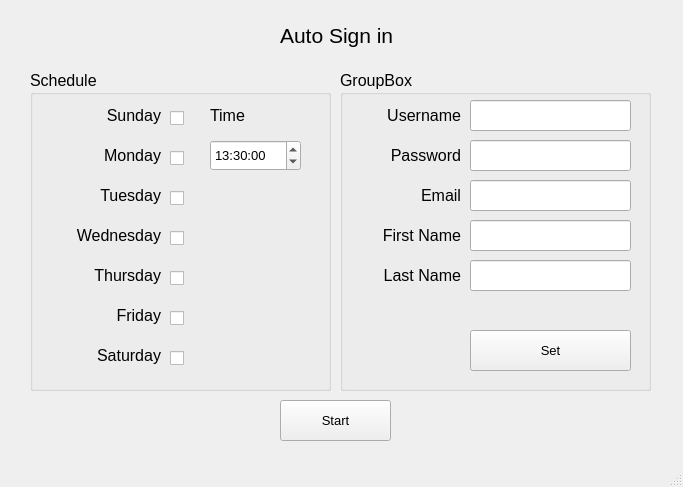
<?xml version="1.0" encoding="UTF-8"?>
<ui version="4.0">
 <class>MainWindow</class>
 <widget class="QMainWindow" name="MainWindow">
  <property name="geometry">
   <rect>
    <x>0</x>
    <y>0</y>
    <width>683</width>
    <height>487</height>
   </rect>
  </property>
  <property name="windowTitle">
   <string>MainWindow</string>
  </property>
  <widget class="QWidget" name="centralwidget">
   <widget class="QPushButton" name="pushButtonStart">
    <property name="geometry">
     <rect>
      <x>280</x>
      <y>400</y>
      <width>111</width>
      <height>41</height>
     </rect>
    </property>
    <property name="font">
     <font>
      <pointsize>10</pointsize>
     </font>
    </property>
    <property name="text">
     <string>Start</string>
    </property>
   </widget>
   <widget class="QLabel" name="label_9">
    <property name="geometry">
     <rect>
      <x>280</x>
      <y>20</y>
      <width>121</width>
      <height>31</height>
     </rect>
    </property>
    <property name="font">
     <font>
      <pointsize>16</pointsize>
     </font>
    </property>
    <property name="text">
     <string>Auto Sign in</string>
    </property>
    <property name="alignment">
     <set>Qt::AlignLeading|Qt::AlignLeft|Qt::AlignVCenter</set>
    </property>
   </widget>
   <widget class="QGroupBox" name="groupBoxSchedule">
    <property name="geometry">
     <rect>
      <x>30</x>
      <y>70</y>
      <width>301</width>
      <height>321</height>
     </rect>
    </property>
    <property name="font">
     <font>
      <pointsize>12</pointsize>
     </font>
    </property>
    <property name="title">
     <string>Schedule</string>
    </property>
    <widget class="QCheckBox" name="checkBoxSaturday">
     <property name="geometry">
      <rect>
       <x>140</x>
       <y>280</y>
       <width>16</width>
       <height>17</height>
      </rect>
     </property>
     <property name="font">
      <font>
       <pointsize>12</pointsize>
      </font>
     </property>
     <property name="text">
      <string/>
     </property>
    </widget>
    <widget class="QLabel" name="label_6">
     <property name="geometry">
      <rect>
       <x>20</x>
       <y>230</y>
       <width>111</width>
       <height>31</height>
      </rect>
     </property>
     <property name="font">
      <font>
       <pointsize>12</pointsize>
      </font>
     </property>
     <property name="text">
      <string>Friday</string>
     </property>
     <property name="alignment">
      <set>Qt::AlignRight|Qt::AlignTrailing|Qt::AlignVCenter</set>
     </property>
    </widget>
    <widget class="QCheckBox" name="checkBoxFriday">
     <property name="geometry">
      <rect>
       <x>140</x>
       <y>240</y>
       <width>16</width>
       <height>17</height>
      </rect>
     </property>
     <property name="font">
      <font>
       <pointsize>12</pointsize>
      </font>
     </property>
     <property name="text">
      <string/>
     </property>
    </widget>
    <widget class="QLabel" name="label_2">
     <property name="geometry">
      <rect>
       <x>20</x>
       <y>70</y>
       <width>111</width>
       <height>31</height>
      </rect>
     </property>
     <property name="font">
      <font>
       <pointsize>12</pointsize>
      </font>
     </property>
     <property name="text">
      <string>Monday</string>
     </property>
     <property name="alignment">
      <set>Qt::AlignRight|Qt::AlignTrailing|Qt::AlignVCenter</set>
     </property>
    </widget>
    <widget class="QCheckBox" name="checkBoxWednesday">
     <property name="geometry">
      <rect>
       <x>140</x>
       <y>160</y>
       <width>16</width>
       <height>17</height>
      </rect>
     </property>
     <property name="font">
      <font>
       <pointsize>12</pointsize>
      </font>
     </property>
     <property name="text">
      <string/>
     </property>
    </widget>
    <widget class="QCheckBox" name="checkBoxThursday">
     <property name="geometry">
      <rect>
       <x>140</x>
       <y>200</y>
       <width>16</width>
       <height>17</height>
      </rect>
     </property>
     <property name="font">
      <font>
       <pointsize>12</pointsize>
      </font>
     </property>
     <property name="text">
      <string/>
     </property>
    </widget>
    <widget class="QLabel" name="label">
     <property name="geometry">
      <rect>
       <x>20</x>
       <y>30</y>
       <width>111</width>
       <height>31</height>
      </rect>
     </property>
     <property name="font">
      <font>
       <pointsize>12</pointsize>
      </font>
     </property>
     <property name="text">
      <string>Sunday</string>
     </property>
     <property name="alignment">
      <set>Qt::AlignRight|Qt::AlignTrailing|Qt::AlignVCenter</set>
     </property>
    </widget>
    <widget class="QLabel" name="label_7">
     <property name="geometry">
      <rect>
       <x>20</x>
       <y>270</y>
       <width>111</width>
       <height>31</height>
      </rect>
     </property>
     <property name="font">
      <font>
       <pointsize>12</pointsize>
      </font>
     </property>
     <property name="text">
      <string>Saturday</string>
     </property>
     <property name="alignment">
      <set>Qt::AlignRight|Qt::AlignTrailing|Qt::AlignVCenter</set>
     </property>
    </widget>
    <widget class="QLabel" name="label_3">
     <property name="geometry">
      <rect>
       <x>20</x>
       <y>110</y>
       <width>111</width>
       <height>31</height>
      </rect>
     </property>
     <property name="font">
      <font>
       <pointsize>12</pointsize>
      </font>
     </property>
     <property name="text">
      <string>Tuesday</string>
     </property>
     <property name="alignment">
      <set>Qt::AlignRight|Qt::AlignTrailing|Qt::AlignVCenter</set>
     </property>
    </widget>
    <widget class="QCheckBox" name="checkBoxMonday">
     <property name="geometry">
      <rect>
       <x>140</x>
       <y>80</y>
       <width>16</width>
       <height>17</height>
      </rect>
     </property>
     <property name="font">
      <font>
       <pointsize>12</pointsize>
      </font>
     </property>
     <property name="text">
      <string/>
     </property>
    </widget>
    <widget class="QLabel" name="label_5">
     <property name="geometry">
      <rect>
       <x>20</x>
       <y>190</y>
       <width>111</width>
       <height>31</height>
      </rect>
     </property>
     <property name="font">
      <font>
       <pointsize>12</pointsize>
      </font>
     </property>
     <property name="text">
      <string>Thursday</string>
     </property>
     <property name="alignment">
      <set>Qt::AlignRight|Qt::AlignTrailing|Qt::AlignVCenter</set>
     </property>
    </widget>
    <widget class="QCheckBox" name="checkBoxSunday">
     <property name="geometry">
      <rect>
       <x>140</x>
       <y>40</y>
       <width>16</width>
       <height>17</height>
      </rect>
     </property>
     <property name="font">
      <font>
       <pointsize>12</pointsize>
      </font>
     </property>
     <property name="text">
      <string/>
     </property>
    </widget>
    <widget class="QCheckBox" name="checkBoxTuesday">
     <property name="geometry">
      <rect>
       <x>140</x>
       <y>120</y>
       <width>16</width>
       <height>17</height>
      </rect>
     </property>
     <property name="font">
      <font>
       <pointsize>12</pointsize>
      </font>
     </property>
     <property name="text">
      <string/>
     </property>
    </widget>
    <widget class="QLabel" name="label_4">
     <property name="geometry">
      <rect>
       <x>20</x>
       <y>150</y>
       <width>111</width>
       <height>31</height>
      </rect>
     </property>
     <property name="font">
      <font>
       <pointsize>12</pointsize>
      </font>
     </property>
     <property name="text">
      <string>Wednesday</string>
     </property>
     <property name="alignment">
      <set>Qt::AlignRight|Qt::AlignTrailing|Qt::AlignVCenter</set>
     </property>
    </widget>
    <widget class="QTimeEdit" name="timeEdit">
     <property name="geometry">
      <rect>
       <x>180</x>
       <y>70</y>
       <width>91</width>
       <height>31</height>
      </rect>
     </property>
     <property name="font">
      <font>
       <pointsize>10</pointsize>
      </font>
     </property>
     <property name="dateTime">
      <datetime>
       <hour>13</hour>
       <minute>30</minute>
       <second>0</second>
       <year>2000</year>
       <month>1</month>
       <day>1</day>
      </datetime>
     </property>
    </widget>
    <widget class="QLabel" name="label_8">
     <property name="geometry">
      <rect>
       <x>180</x>
       <y>30</y>
       <width>111</width>
       <height>31</height>
      </rect>
     </property>
     <property name="font">
      <font>
       <pointsize>12</pointsize>
      </font>
     </property>
     <property name="text">
      <string>Time</string>
     </property>
     <property name="alignment">
      <set>Qt::AlignLeading|Qt::AlignLeft|Qt::AlignVCenter</set>
     </property>
    </widget>
   </widget>
   <widget class="QGroupBox" name="groupBox">
    <property name="geometry">
     <rect>
      <x>340</x>
      <y>70</y>
      <width>311</width>
      <height>321</height>
     </rect>
    </property>
    <property name="font">
     <font>
      <pointsize>12</pointsize>
     </font>
    </property>
    <property name="title">
     <string>GroupBox</string>
    </property>
    <widget class="QLabel" name="label_10">
     <property name="geometry">
      <rect>
       <x>10</x>
       <y>30</y>
       <width>111</width>
       <height>31</height>
      </rect>
     </property>
     <property name="font">
      <font>
       <pointsize>12</pointsize>
      </font>
     </property>
     <property name="text">
      <string>Username</string>
     </property>
     <property name="alignment">
      <set>Qt::AlignRight|Qt::AlignTrailing|Qt::AlignVCenter</set>
     </property>
    </widget>
    <widget class="QLabel" name="label_11">
     <property name="geometry">
      <rect>
       <x>10</x>
       <y>110</y>
       <width>111</width>
       <height>31</height>
      </rect>
     </property>
     <property name="font">
      <font>
       <pointsize>12</pointsize>
      </font>
     </property>
     <property name="text">
      <string>Email</string>
     </property>
     <property name="alignment">
      <set>Qt::AlignRight|Qt::AlignTrailing|Qt::AlignVCenter</set>
     </property>
    </widget>
    <widget class="QLabel" name="label_12">
     <property name="geometry">
      <rect>
       <x>10</x>
       <y>150</y>
       <width>111</width>
       <height>31</height>
      </rect>
     </property>
     <property name="font">
      <font>
       <pointsize>12</pointsize>
      </font>
     </property>
     <property name="text">
      <string>First Name</string>
     </property>
     <property name="alignment">
      <set>Qt::AlignRight|Qt::AlignTrailing|Qt::AlignVCenter</set>
     </property>
    </widget>
    <widget class="QLabel" name="label_13">
     <property name="geometry">
      <rect>
       <x>10</x>
       <y>190</y>
       <width>111</width>
       <height>31</height>
      </rect>
     </property>
     <property name="font">
      <font>
       <pointsize>12</pointsize>
      </font>
     </property>
     <property name="text">
      <string>Last Name</string>
     </property>
     <property name="alignment">
      <set>Qt::AlignRight|Qt::AlignTrailing|Qt::AlignVCenter</set>
     </property>
    </widget>
    <widget class="QLabel" name="label_14">
     <property name="geometry">
      <rect>
       <x>10</x>
       <y>70</y>
       <width>111</width>
       <height>31</height>
      </rect>
     </property>
     <property name="font">
      <font>
       <pointsize>12</pointsize>
      </font>
     </property>
     <property name="text">
      <string>Password</string>
     </property>
     <property name="alignment">
      <set>Qt::AlignRight|Qt::AlignTrailing|Qt::AlignVCenter</set>
     </property>
    </widget>
    <widget class="QPushButton" name="pushButtonSetLogin">
     <property name="geometry">
      <rect>
       <x>130</x>
       <y>260</y>
       <width>161</width>
       <height>41</height>
      </rect>
     </property>
     <property name="font">
      <font>
       <pointsize>10</pointsize>
      </font>
     </property>
     <property name="text">
      <string>Set</string>
     </property>
    </widget>
    <widget class="QLineEdit" name="lineEditUsername">
     <property name="geometry">
      <rect>
       <x>130</x>
       <y>30</y>
       <width>161</width>
       <height>31</height>
      </rect>
     </property>
     <property name="inputMask">
      <string/>
     </property>
    </widget>
    <widget class="QLineEdit" name="lineEditEmail">
     <property name="geometry">
      <rect>
       <x>130</x>
       <y>110</y>
       <width>161</width>
       <height>31</height>
      </rect>
     </property>
    </widget>
    <widget class="QLineEdit" name="lineEditPassword">
     <property name="geometry">
      <rect>
       <x>130</x>
       <y>70</y>
       <width>161</width>
       <height>31</height>
      </rect>
     </property>
    </widget>
    <widget class="QLineEdit" name="lineEditFirstName">
     <property name="geometry">
      <rect>
       <x>130</x>
       <y>150</y>
       <width>161</width>
       <height>31</height>
      </rect>
     </property>
    </widget>
    <widget class="QLineEdit" name="lineEditLastName">
     <property name="geometry">
      <rect>
       <x>130</x>
       <y>190</y>
       <width>161</width>
       <height>31</height>
      </rect>
     </property>
    </widget>
   </widget>
  </widget>
  <widget class="QMenuBar" name="menubar">
   <property name="geometry">
    <rect>
     <x>0</x>
     <y>0</y>
     <width>683</width>
     <height>21</height>
    </rect>
   </property>
  </widget>
  <widget class="QStatusBar" name="statusbar"/>
 </widget>
 <resources/>
 <connections/>
</ui>
